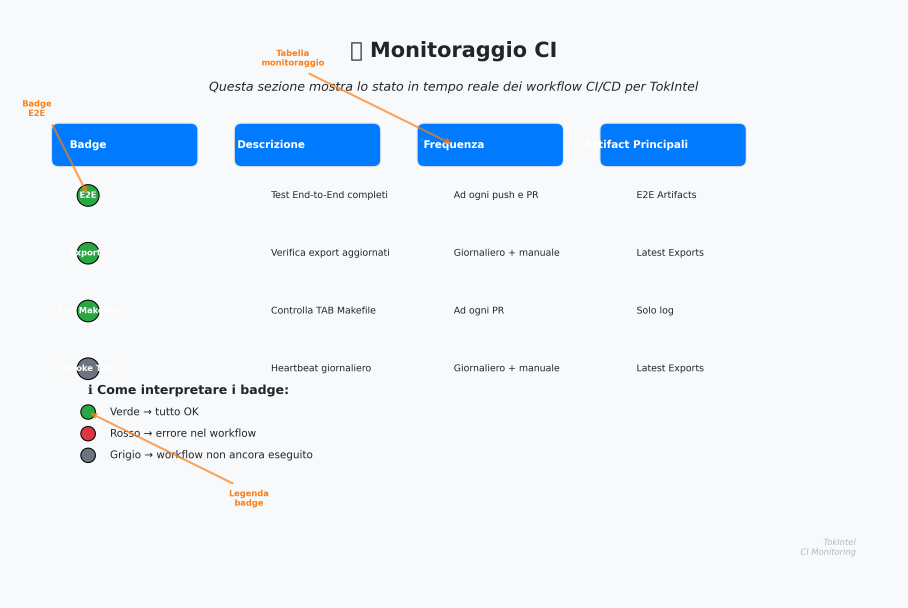
#> input picture docs/images/monitoraggio-ci-example.png, 3630 x 2430 px, found by its file name (shown at 1/4 size)
$ python generate_ci_badges_preview.py
#> lines starting #> are read from the running program, lines starting #| are printed output that depends on the picture; after the words box and inside, x2 and y2 are one past the last pixel; in counts of white or black regions, pixels touching at a corner belong together
#> in generate_ci_badges_preview, original_img is the input picture: PIL image 3630x2430 RGBA; mean R, G, B, A 234.4, 240.5, 246.7, 255
#| 📸 Immagine caricata: (3630, 2430)
#!/usr/bin/env python3
"""
Genera un'anteprima dei badge CI con effetto glow verde neon
Evidenzia i badge "passing" con un effetto luminoso
"""
from PIL import Image, ImageDraw, ImageFilter, ImageEnhance
import numpy as np
import os

def create_glow_effect(image, color=(0, 255, 0), intensity=2.0, blur_radius=10):
    """
    Crea un effetto glow attorno ai badge verdi
    """
#> called with color = (0, 255, 0), intensity = 2, blur_radius = 10
    # Converti in RGB se necessario
    if image.mode == 'RGBA':
        image_rgb = image.convert('RGB')
    else:
        image_rgb = image

    # Crea una maschera per i pixel verdi (badge passing)
    img_array = np.array(image_rgb)

    # Definisci il range di verde per i badge "passing"
    # Badge verdi GitHub hanno valori RGB simili a (40, 167, 69)
    green_lower = np.array([30, 150, 50])
    green_upper = np.array([60, 200, 100])

    # Crea maschera per i pixel verdi
    green_mask = np.all((img_array >= green_lower) & (img_array <= green_upper), axis=2)
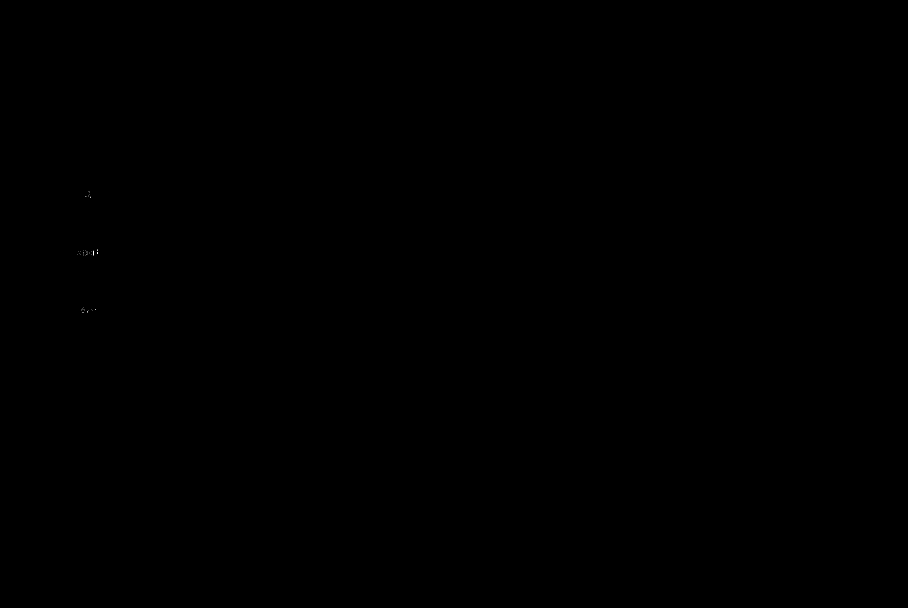
#> green_mask: shape (2430, 3630) bool (shown at 1/4 size); 0% white in thin lines or dots, all inside (x1, y1, x2, y2) = (311, 766, 391, 1252)

    # Crea immagine glow
    glow_img = Image.new('RGBA', image.size, (0, 0, 0, 0))
#> glow_img: PIL image 3630x2430 RGBA; every value is 0
    glow_draw = ImageDraw.Draw(glow_img)

    # Disegna glow attorno ai badge verdi
    for y in range(image.height):
        for x in range(image.width):
            if green_mask[y, x]:
                # Disegna cerchio glow
                glow_draw.ellipse(
                    [x-15, y-15, x+15, y+15],
                    fill=(color[0], color[1], color[2], 100),
                    outline=(color[0], color[1], color[2], 150)
                )

    # Applica blur per effetto glow
    glow_img = glow_img.filter(ImageFilter.GaussianBlur(blur_radius))
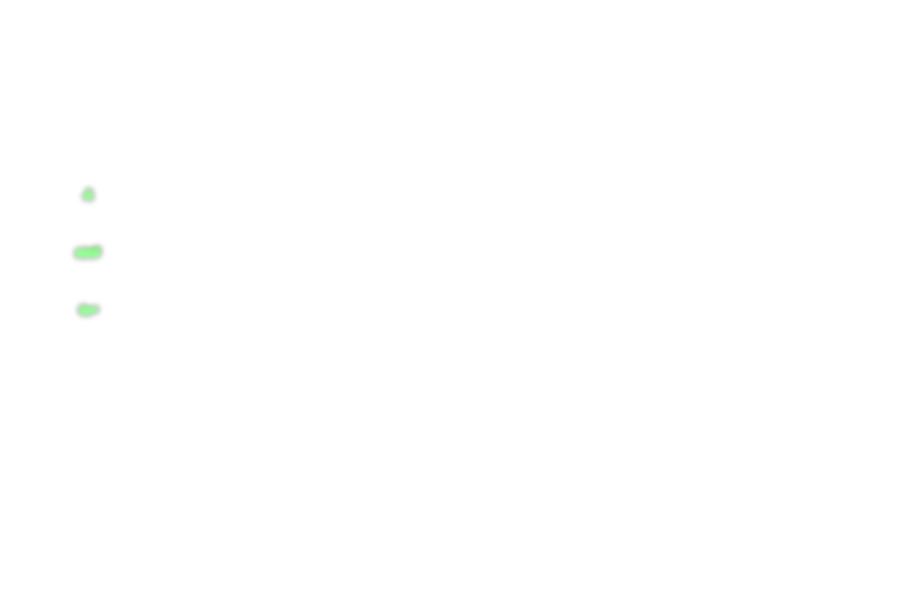
#> glow_img: PIL image 3630x2430 RGBA (shown at 1/4 size); mean R, G, B, A 0, 0.3, 0, 0.1; transparent parts drawn white

    # Combina con l'immagine originale
    result = image.convert('RGBA')
    result = Image.alpha_composite(result, glow_img)

    return result

def enhance_badges(image):
    """
    Migliora la visibilità dei badge
    """
    # Aumenta leggermente la saturazione
    enhancer = ImageEnhance.Color(image)
    image = enhancer.enhance(1.2)

    # Aumenta leggermente il contrasto
    enhancer = ImageEnhance.Contrast(image)
    image = enhancer.enhance(1.1)

    return image

def generate_ci_badges_preview():
    """
    Genera l'anteprima dei badge CI con glow
    """
    print("✨ Generazione anteprima badge CI con glow...")

    # Percorso dell'immagine originale
    input_path = 'docs/images/monitoraggio-ci-example.png'
    output_path = 'docs/images/ci-badges-preview.png'

    # Verifica che l'immagine originale esista
    if not os.path.exists(input_path):
        print(f"❌ Immagine originale non trovata: {input_path}")
        print("💡 Esegui prima: make ci-screenshot")
        return False

    try:
        # Carica l'immagine originale
        original_img = Image.open(input_path)
        print(f"📸 Immagine caricata: {original_img.size}")

        # Migliora i badge
        enhanced_img = enhance_badges(original_img)

        # Applica effetto glow
        glow_img = create_glow_effect(enhanced_img)

        # Salva l'immagine con glow
        glow_img.save(output_path, 'PNG', optimize=True)

        # Verifica dimensione
        file_size = os.path.getsize(output_path) / 1024
        print(f"✅ Anteprima badge CI generata: {output_path}")
        print(f"📊 Dimensione: {file_size:.1f} KB")

        return True

    except Exception as e:
        print(f"❌ Errore durante la generazione: {e}")
        return False

if __name__ == "__main__":
    success = generate_ci_badges_preview()
    if not success:
        exit(1)
